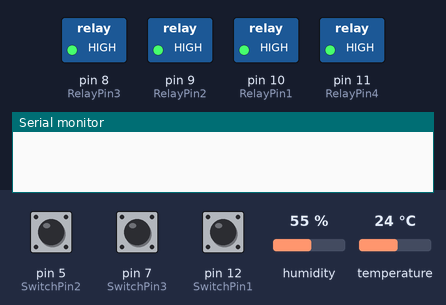
This sketch was run on a simulated Arduino Leonardo, built with avr-gcc and run on an emulated ATmega32U4. Parts: switched loads named in the sketch (green lamp = pin HIGH), the last lines printed to the serial monitor. The test bench sets the inputs (shaded band); at power-on: pin 5 (SwitchPin2) HIGH, pin 12 (SwitchPin1) HIGH, pin 7 (SwitchPin3) HIGH, humidity 55 %, temperature 24 °C. WiFi joins after 1.5 s; servers stay silent unless stated.

Above: at 3.0 s.
3.1 s: pin 5 (SwitchPin2) pulled LOW for 3.2 s
At 4.9 s:
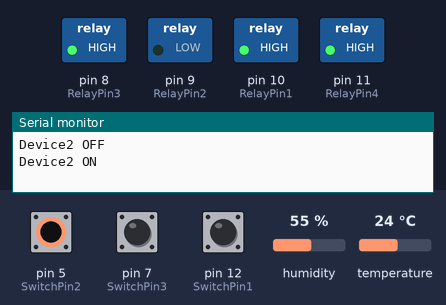
7.8 s: pin 12 (SwitchPin1) pulled LOW for 3.2 s
At 9.9 s:
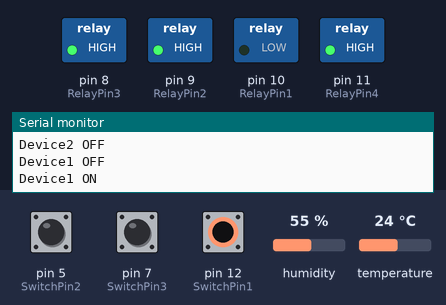
12.5 s: pin 7 (SwitchPin3) pulled LOW for 3.2 s
At 16.8 s:
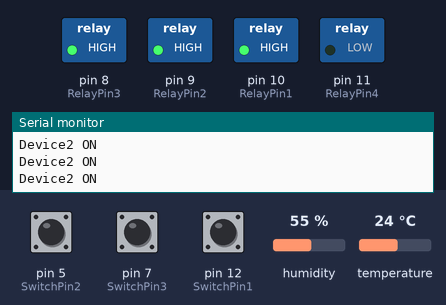
17.2 s: pin 5 (SwitchPin2) pulled LOW for 1 s
At 18.4 s:
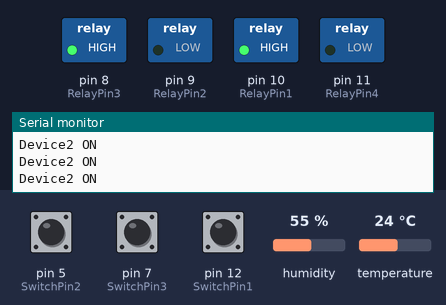
19.7 s: pin 12 (SwitchPin1) pulled LOW for 1 s
At 21.8 s:
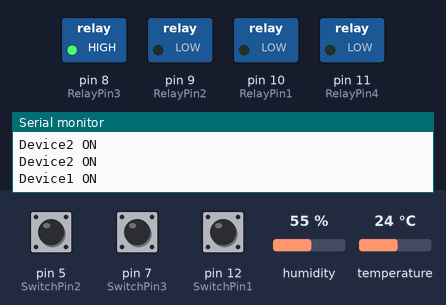
22.2 s: pin 7 (SwitchPin3) pulled LOW for 1 s
At 23.4 s:
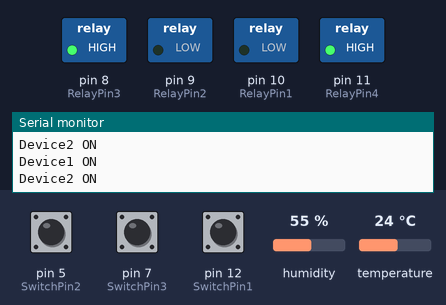
Timing chart, 0 to 25.2 s (numbered marks = the images above; inputs shaded):
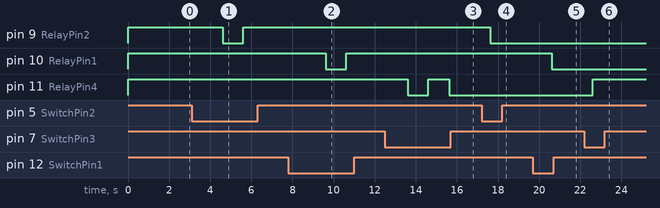

Measured:
- after the input at 3.1 s, pin 9 (RelayPin2): HIGH → LOW after 1.5 s, → HIGH 1.0 s later
- after the input at 7.8 s, pin 10 (RelayPin1): HIGH → LOW after 1.8 s, → HIGH 1.0 s later
- after the input at 12.5 s, pin 11 (RelayPin4): HIGH → LOW after 1.1 s, → HIGH 1.0 s later, → LOW 1.0 s later
- after the input at 17.2 s, pin 9 (RelayPin2): HIGH → LOW after 0.42 s
- after the input at 19.7 s, pin 10 (RelayPin1): HIGH → LOW after 0.92 s
- after the input at 22.2 s, pin 11 (RelayPin4): LOW → HIGH after 0.42 s

The sketch:

sketch_apr23a.ino
```cpp
/*************************************************************
  WARNING!
    It's very tricky to get it working. Please read this article:
    http://help.blynk.cc/hardware-and-libraries/arduino/esp8266-with-at-firmware

  You’ll need:
   - Blynk IoT app (download from App Store or Google Play)
   - Arduino Uno board
   - Decide how to connect to Blynk
     (USB, Ethernet, Wi-Fi, Bluetooth, ...)

  There is a bunch of great example sketches included to show you how to get
  started. Think of them as LEGO bricks  and combine them as you wish.
  For example, take the Ethernet Shield sketch and combine it with the
  Servo example, or choose a USB sketch and add a code from SendData
  example.
 *************************************************************/

// Template ID, Device Name and Auth Token are provided by the Blynk.Cloud
// See the Device Info tab, or Template settings
#define BLYNK_TEMPLATE_ID "TMPLEpOsu92A"
#define BLYNK_DEVICE_NAME "DMi"
#define BLYNK_AUTH_TOKEN "H3Mx8OaeAh0Ijh0_u9uXlk-Ru3_iGzTR"

// Comment this out to disable prints and save space
#define BLYNK_PRINT Serial


#include <ESP8266_Lib.h>
#include <BlynkSimpleShieldEsp8266.h>
#include <TimeLib.h>
#include <DHT.h>

BlynkTimer timer;

#define VPIN_BUTTON_1  V0
#define VPIN_BUTTON_2  V1
#define VPIN_BUTTON_3  V2
#define VPIN_BUTTON_4  V5
#define VPIN_BUTTON_7  V9

#define SwitchPin1 12
#define SwitchPin2 5
#define SwitchPin3 7
#define SwitchPin4 4


#define TEMP_S V7
#define HUM_S  V6

#define DHTPIN 6
#define DHTTYPE DHT11

int toggleState_1 = 0; //Define integer to remember the toggle state for relay 1
int toggleState_2 = 0; //Define integer to remember the toggle state for relay 2
int toggleState_3 = 0; //Define integer to remember the toggle state for relay 3
int toggleState_4 = 0; //Define integer to remember the toggle state for relay 4
int toggleState_5 = 0; //Define integer to remember the toggle state for relay 4

DHT dht(DHTPIN, DHTTYPE);

const int RelayPin1 = 10;
const int RelayPin2 = 9;
const int RelayPin3 = 8;
const int RelayPin4 = 11;


int status = false;
int pinState = 0;
float t, h;


char auth[] = BLYNK_AUTH_TOKEN;

// Your WiFi credentials.
// Set password to "" for open networks.
char ssid[] = "DIAN_";
char pass[] = "ineedsomeone";

// Hardware Serial on Mega, Leonardo, Micro...
#define EspSerial Serial1

// or Software Serial on Uno, Nano...
#include <SoftwareSerial.h>
SoftwareSerial EspSerial(2, 3); // RX, TX

// Your ESP8266 baud rate:
#define ESP8266_BAUD 9600

ESP8266 wifi(&EspSerial);

void sendSensor()
{
  h = dht.readHumidity();
  t = dht.readTemperature();
  Blynk.virtualWrite(HUM_S, h);
  Blynk.virtualWrite(TEMP_S, t);
  //Serial.println(t);
  //Serial.println(h);

}

void relayOnOff(int relay){

    switch(relay){
      case 1:
             if(toggleState_1 == 1){
              digitalWrite(RelayPin1, LOW); // turn on relay 1
              toggleState_1 = 0;
              Serial.println("Device1 ON");
              }
             else{
              digitalWrite(RelayPin1, HIGH); // turn off relay 1
              toggleState_1 = 1;
              Serial.println("Device1 OFF");
              }
      break;
      case 2:
             if(toggleState_2 == 1){
              digitalWrite(RelayPin2, LOW); // turn on relay 2
              toggleState_2 = 0;
              Serial.println("Device2 ON");
              }
             else{
              digitalWrite(RelayPin2, HIGH); // turn off relay 2
              toggleState_2 = 1;
              Serial.println("Device2 OFF");
              }
      break;
      case 3:
             if(toggleState_3 == 1){
              digitalWrite(RelayPin3, LOW); // turn on relay 3
              toggleState_3 = 0;
              Serial.println("Device3 ON");
              }
             else{
              digitalWrite(RelayPin3, HIGH); // turn off relay 3
              toggleState_3 = 1;
              Serial.println("Device3 ON");

              }
      break;
      case 4:
             if(toggleState_4 == 1){
              digitalWrite(RelayPin4, LOW); // turn on relay 4
              toggleState_4 = 0;
              Serial.println("Device2 ON");
              }
             else{
              digitalWrite(RelayPin4, HIGH); // turn off relay 4
              toggleState_4 = 1;
              Serial.println("Device2 ON");
              }
      break;
      default : break;
      }

}


void with_internet(){
    //Manual Switch Control
    if (digitalRead(SwitchPin1) == LOW){
      relayOnOff(1);
      Blynk.virtualWrite(VPIN_BUTTON_1, toggleState_1);   // Update Button Widget
    }
    else if (digitalRead(SwitchPin2) == LOW){
      relayOnOff(2);
      Blynk.virtualWrite(VPIN_BUTTON_2, toggleState_2);   // Update Button Widget
    }
    else if (digitalRead(SwitchPin3) == LOW){
      relayOnOff(3);
      Blynk.virtualWrite(VPIN_BUTTON_3, toggleState_3);   // Update Button Widget
    }
    else if (digitalRead(SwitchPin4) == LOW){
      relayOnOff(4);
      Blynk.virtualWrite(VPIN_BUTTON_4, toggleState_4);   // Update Button Widget
    }
}

void without_internet(){
    //Manual Switch Control
    if (digitalRead(SwitchPin1) == LOW){
      delay(100);
      relayOnOff(1);
    }
    else if (digitalRead(SwitchPin2) == LOW){
      delay(100);
      relayOnOff(2);
    }
    else if (digitalRead(SwitchPin3) == LOW){
      delay(100);
      relayOnOff(4);
    }
}

BLYNK_WRITE(VPIN_BUTTON_1) {
  toggleState_1 = param.asInt();
  digitalWrite(RelayPin1, toggleState_1);
}

BLYNK_WRITE(VPIN_BUTTON_2) {
  toggleState_2 = param.asInt();
  digitalWrite(RelayPin2, toggleState_2);
}

BLYNK_WRITE(VPIN_BUTTON_3) {
   toggleState_3 = param.asInt();
    digitalWrite(RelayPin3, LOW);
    delay(500);
    digitalWrite(RelayPin3, HIGH);
}

BLYNK_WRITE(VPIN_BUTTON_4) {
  toggleState_4 = param.asInt();
  digitalWrite(RelayPin4, toggleState_4);
}


BLYNK_WRITE(VPIN_BUTTON_7) {
  toggleState_5 = param.asInt();
  if(toggleState_5 == 0){
  digitalWrite(RelayPin1, HIGH);
    digitalWrite(RelayPin2, HIGH);
   digitalWrite(RelayPin4, HIGH);
  }
  else if(toggleState_5 == 1){
   digitalWrite(RelayPin1, LOW);
   digitalWrite(RelayPin2, LOW);
   digitalWrite(RelayPin4, LOW);
 }
}

/* // This function is called every time the device is connected to the Blynk.Cloud
BLYNK_CONNECTED()
{
  Blynk.syncVirtual(VPIN_BUTTON_1);
  Blynk.syncVirtual(VPIN_BUTTON_2);
  Blynk.syncVirtual(VPIN_BUTTON_3);
  Blynk.syncVirtual(VPIN_BUTTON_4);
  Blynk.syncVirtual(VPIN_BUTTON_7);

}
*/

void setup()
{
  /* digitalWrite(RelayPin1, LOW);
  digitalWrite(RelayPin2, LOW);
  digitalWrite(RelayPin3, LOW);
  digitalWrite(RelayPin4, LOW); */
  digitalWrite(RelayPin1, HIGH);
  digitalWrite(RelayPin2, HIGH);
  digitalWrite(RelayPin3, HIGH);
  digitalWrite(RelayPin4, HIGH);

  pinMode(RelayPin1, OUTPUT);
  pinMode(RelayPin2, OUTPUT);
  pinMode(RelayPin3, OUTPUT);
  pinMode(RelayPin4, OUTPUT);
  pinMode(SwitchPin1, INPUT_PULLUP);
  pinMode(SwitchPin2, INPUT_PULLUP);
  pinMode(SwitchPin3, INPUT_PULLUP);
  pinMode(SwitchPin4, INPUT_PULLUP);

  // Debug console
  Serial.begin(115200);

  // Set ESP8266 baud rate
  EspSerial.begin(ESP8266_BAUD);
  delay(10);

  //Blynk.begin(auth, wifi, ssid, pass);
  // You can also specify server:
  Blynk.begin(auth, wifi, ssid, pass, "blynk.cloud", 80);
  //Blynk.begin(auth, wifi, ssid, pass, IPAddress(192,168,1,100), 8080);
  dht.begin();
  timer.setInterval(1000L, sendSensor);
  timer.setInterval(1000L, without_internet);

}

void loop()
{

  Blynk.run();
  // You can inject your own code or combine it with other sketches.
  // Check other examples on how to communicate with Blynk. Remember
  // to avoid delay() function!
  timer.run();

}
```
